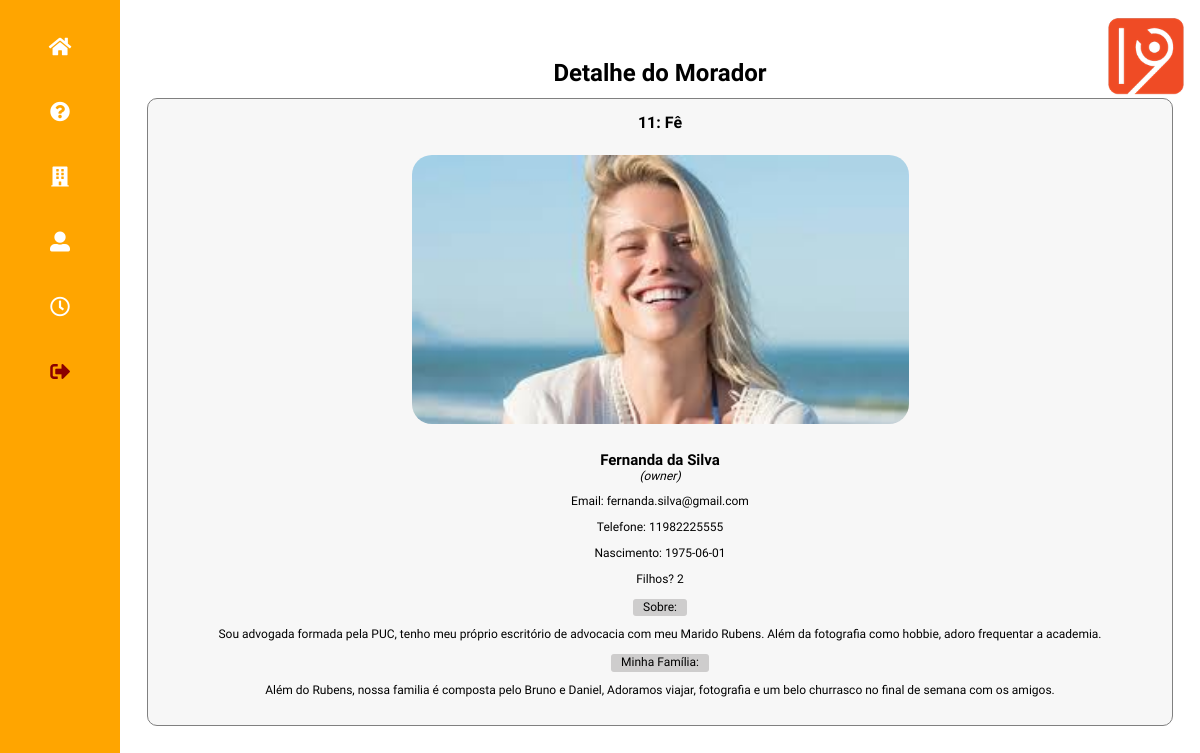
Page /detalha_apartamento?id=13 (signed in) on the committed database.
### tables this page shows
CREATE TABLE 'condominio_moradores' 
    ('id' INTEGER PRIMARY KEY AUTOINCREMENT, 
     'andar' INTEGER NOT NULL, 
     'apto' INTEGER NOT NULL, 
     'nome'  VARCHAR NOT NULL , 
     'apelido' VARCHAR NOT NULL, 
     'email' VARCHAR, 
     'telefone' VARCHAR, 
     'senha'  VARCHAR NOT NULL, 
     'nascimento' DATETIME, 
     'sobre_voce' VARCHAR,
     'sobre_familia' VARCHAR,    
     'tipo' VARCHAR NOT NULL,
     'status' VARCHAR default 'block',
     'foto' VARCHAR,
     'filhos' integer,
     'admin' VARCHAR default 'n'
    );

### app.py (the view)
@app.route('/detalha_apartamento', methods=['POST', 'GET'])
def detalha_apartamento():
    db = get_db()
    if 'user' in session:
        user = session['user']
        admin = session['admin']
        v_id = request.args.get('id')
        cur = db.execute('select andar, apto, nome, apelido, email, telefone, nascimento, sobre_voce, sobre_familia, tipo, filhos,foto from condominio_moradores where id = ?',[v_id])
        r_detalha = cur.fetchone()
        return render_template('condominio_detalha_morador.html', r_detalha = r_detalha, user=user, admin=admin)
    else:
        return 'Precisa estar logado'

### app.py (called while the page is built)
def connect_db():
    sql = sqlite3.connect('/Users/fabio/flask/condominio.db')
    sql.row_factory = sqlite3.Row
    return sql

def get_db():
    if not hasattr(g, 'sqlite3'):
        g.sqlite_db = connect_db()
    return  g.sqlite_db

### templates/condominio_detalha_morador.html (shortened to what this page needs)
<!doctype html>
{% from "condominio_menu.html" import condominio_menu %}
<html lang="pt-br">
<head>
    <link rel="stylesheet" href="../static/css/normalize.css">
    <link rel="stylesheet" href="https://use.fontawesome.com/releases/v5.0.13/css/all.css">
    <link rel="stylesheet" href="../static/css/estilo_gincana.css">
</head>
<body>
    <header class="topo-pagina">
        {% block condominio_menu %}
            {{ condominio_menu(user,admin) }}
        {% endblock %}
        <p class="logo"><img src="../static/images/one9.webp" /></p>
    </header>
    <main class="bloco-principal">
        <h1>Detalhe do Morador</h1>
            <div class="bloco-p1-morador">
                <span class="f-titulo-morador-a"> {{ r_detalha['andar'] ~ r_detalha['apto'] }}:  </span>
                <span class="f-titulo-morador-b"> {{ r_detalha['apelido'] }} </span>
                <p class="f-img-morador"><img src="../static/imagens/{{ r_detalha['foto'] }}" /></p>
                <p class="f-nome-morador"> {{ r_detalha['nome'] }} </p>
                <p class="f-proprietario-morador"> ({{ r_detalha['tipo'] }}) </p>
                <p> Email: {{ r_detalha['email'] }} </p>
                <p> Telefone: {{ r_detalha['telefone'] }} </p>
                <p> Nascimento: {{ r_detalha['nascimento'] }} </p>
                <p> Filhos? {{ r_detalha['filhos'] }} </p>
                <p class="f-morador-sobre"> Sobre: </p>
                <p> {{ r_detalha['sobre_voce'] }} </p>
                <p class="f-morador-sobre"> Minha Família: </p>
                <p> {{ r_detalha['sobre_familia'] }} </p>
            </div>
    </main>
</body>
</html>

### templates/condominio_menu.html (shortened to what this page needs)
{% macro condominio_menu(user,admin) %}
<ul class="menu-principal">
    {% if user and admin != 'y' %}
        <li> <a href="/"><i class="fas fa-home"></i></a></li>
        <li> <a href="/cond_enquete"><i class="fas fa-question-circle"></i></a></li>
        <li> <a href="/lista_predio"><i class="fas fa-building"></i></a></li>
        <li> <a href="/atualiza_morador"><i class="fas fa-user-alt"></i></a></li>
        <li> <a href="/cond_agendar_visita"><i class="far fa-clock"></i></a></li>
        <li> <a href="/logout"><i class="fas fa-sign-out-alt" style="color:darkred"></i> </a></li>
    {% endif %}
</ul>
{% endmacro %}

### static/css/estilo_gincana.css (style rules this page uses)
.topo-pagina { position: fixed; top: 0; left: 0; background-color: orange; margin: 0; height: 100%; width: 10%; box-sizing: border-box; padding-top: 3%; font-size: 20px; }
.menu-principal { list-style: none; margin: 0; padding: 0; color: white; text-decoration: none; }
.menu-principal a { text-decoration: none; color: white; }
.menu-principal li { padding-bottom: 35%; text-align: center; }
.logo img { position: fixed; right: 1%; top: 2%; width: 7%; }
.bloco-principal { width: 90%; margin: 5% 5% 5% 10%; text-align: center; font-family: 'Ubuntu', sans-serif; font-size: 12px; }
@media screen and (min-width: 400px) { .bloco-principal { width: 90%; margin: 5% 5% 5% 10%; text-align: center; font-family: 'Ubuntu', sans-serif; font-size: 12px; } }
.bloco-principal img { width: 50% }
.bloco-principal h1 { margin-bottom: 1%; }
.bloco-p1-morador { border: 1px solid grey; border-radius: 10px; background: rgba(229, 228, 228, 0.3); margin: 10px auto; width: 95%; height: auto; padding: 15px 15px 15px 15px; box-sizing: border-box; }
.f-titulo-morador-a { margin-top: 10px; font-weight: 600; font-size: 16px; }
.f-titulo-morador-b { font-weight: 600; font-size: 16px; }
.f-img-morador img { border-radius: 20px; margin-top: 10px; margin-bottom: 10px; max-width:50%; }
.f-morador-sobre { background: #cecdcd; display: inline-block; border-radius: 3px; padding: 2px 10px 2px 10px; margin: 0px; }
.f-nome-morador { font-size: 15px; font-weight: 600; margin-bottom: 0px; padding-bottom: 0px; }
.f-proprietario-morador { margin: 0px; font-style: italic; }

### rows in the picture
condominio_moradores: andar+apto "11", apelido "Fê", foto (picture), nome "Fernanda da Silva", tipo "owner", email "fernanda.silva@gmail.com", telefone "11982225555", nascimento "1975-06-01", filhos "2", sobre_voce "Sou advogada formada pela PUC, tenho meu próprio escritório de advocacia com meu Marido Rubens. Além da fotografia como hobbie, adoro frequentar a academia.", sobre_familia "Além do Rubens, nossa familia é composta pelo Bruno e Daniel, Adoramos viajar, fotografia e um belo churrasco no final de semana com os amigos."
